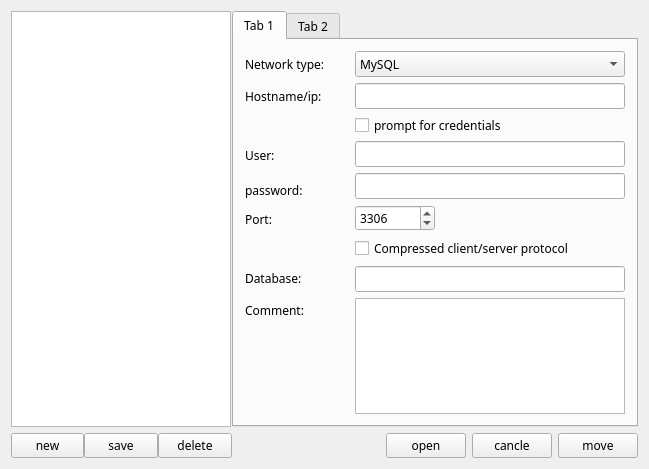
<?xml version="1.0" encoding="UTF-8"?>
<ui version="4.0">
 <class>connect</class>
 <widget class="QMainWindow" name="connect">
  <property name="geometry">
   <rect>
    <x>0</x>
    <y>0</y>
    <width>649</width>
    <height>469</height>
   </rect>
  </property>
  <property name="sizePolicy">
   <sizepolicy hsizetype="Expanding" vsizetype="Expanding">
    <horstretch>0</horstretch>
    <verstretch>0</verstretch>
   </sizepolicy>
  </property>
  <property name="maximumSize">
   <size>
    <width>16777215</width>
    <height>16777215</height>
   </size>
  </property>
  <property name="font">
   <font>
    <family>微软雅黑</family>
   </font>
  </property>
  <property name="windowTitle">
   <string>connect</string>
  </property>
  <widget class="QWidget" name="centralWidget">
   <layout class="QHBoxLayout" name="horizontalLayout_5">
    <item>
     <layout class="QGridLayout" name="gridLayout">
      <property name="horizontalSpacing">
       <number>0</number>
      </property>
      <item row="1" column="0">
       <layout class="QHBoxLayout" name="horizontalLayout_4" stretch="0,0,0">
        <property name="spacing">
         <number>0</number>
        </property>
        <property name="sizeConstraint">
         <enum>QLayout::SetDefaultConstraint</enum>
        </property>
        <property name="leftMargin">
         <number>0</number>
        </property>
        <property name="topMargin">
         <number>0</number>
        </property>
        <property name="rightMargin">
         <number>0</number>
        </property>
        <property name="bottomMargin">
         <number>0</number>
        </property>
        <item>
         <widget class="QPushButton" name="button_new">
          <property name="enabled">
           <bool>true</bool>
          </property>
          <property name="sizePolicy">
           <sizepolicy hsizetype="Minimum" vsizetype="Fixed">
            <horstretch>0</horstretch>
            <verstretch>0</verstretch>
           </sizepolicy>
          </property>
          <property name="minimumSize">
           <size>
            <width>0</width>
            <height>21</height>
           </size>
          </property>
          <property name="maximumSize">
           <size>
            <width>73</width>
            <height>16777215</height>
           </size>
          </property>
          <property name="sizeIncrement">
           <size>
            <width>0</width>
            <height>0</height>
           </size>
          </property>
          <property name="baseSize">
           <size>
            <width>0</width>
            <height>0</height>
           </size>
          </property>
          <property name="toolTip">
           <string/>
          </property>
          <property name="text">
           <string>new</string>
          </property>
         </widget>
        </item>
        <item>
         <widget class="QPushButton" name="button_save">
          <property name="sizePolicy">
           <sizepolicy hsizetype="Minimum" vsizetype="Fixed">
            <horstretch>0</horstretch>
            <verstretch>0</verstretch>
           </sizepolicy>
          </property>
          <property name="minimumSize">
           <size>
            <width>0</width>
            <height>21</height>
           </size>
          </property>
          <property name="maximumSize">
           <size>
            <width>74</width>
            <height>16777215</height>
           </size>
          </property>
          <property name="text">
           <string>save</string>
          </property>
         </widget>
        </item>
        <item>
         <widget class="QPushButton" name="button_del">
          <property name="sizePolicy">
           <sizepolicy hsizetype="Minimum" vsizetype="Fixed">
            <horstretch>0</horstretch>
            <verstretch>0</verstretch>
           </sizepolicy>
          </property>
          <property name="minimumSize">
           <size>
            <width>0</width>
            <height>21</height>
           </size>
          </property>
          <property name="maximumSize">
           <size>
            <width>74</width>
            <height>16777215</height>
           </size>
          </property>
          <property name="text">
           <string>delete</string>
          </property>
         </widget>
        </item>
       </layout>
      </item>
      <item row="0" column="1">
       <layout class="QHBoxLayout" name="horizontalLayout_3">
        <item>
         <widget class="QTabWidget" name="tabWidget">
          <property name="sizePolicy">
           <sizepolicy hsizetype="Expanding" vsizetype="Expanding">
            <horstretch>2</horstretch>
            <verstretch>0</verstretch>
           </sizepolicy>
          </property>
          <property name="currentIndex">
           <number>0</number>
          </property>
          <widget class="QWidget" name="tab">
           <attribute name="title">
            <string>Tab 1</string>
           </attribute>
           <layout class="QHBoxLayout" name="horizontalLayout_6">
            <item>
             <layout class="QVBoxLayout" name="verticalLayout">
              <property name="spacing">
               <number>6</number>
              </property>
              <property name="rightMargin">
               <number>0</number>
              </property>
              <item>
               <widget class="QLabel" name="sqltype_text">
                <property name="sizePolicy">
                 <sizepolicy hsizetype="Expanding" vsizetype="Maximum">
                  <horstretch>0</horstretch>
                  <verstretch>0</verstretch>
                 </sizepolicy>
                </property>
                <property name="minimumSize">
                 <size>
                  <width>104</width>
                  <height>26</height>
                 </size>
                </property>
                <property name="maximumSize">
                 <size>
                  <width>104</width>
                  <height>26</height>
                 </size>
                </property>
                <property name="font">
                 <font>
                  <family>微软雅黑</family>
                 </font>
                </property>
                <property name="text">
                 <string>Network type:</string>
                </property>
               </widget>
              </item>
              <item>
               <widget class="QLabel" name="ip_test">
                <property name="sizePolicy">
                 <sizepolicy hsizetype="Expanding" vsizetype="Maximum">
                  <horstretch>0</horstretch>
                  <verstretch>0</verstretch>
                 </sizepolicy>
                </property>
                <property name="minimumSize">
                 <size>
                  <width>100</width>
                  <height>26</height>
                 </size>
                </property>
                <property name="maximumSize">
                 <size>
                  <width>100</width>
                  <height>26</height>
                 </size>
                </property>
                <property name="font">
                 <font>
                  <family>微软雅黑</family>
                 </font>
                </property>
                <property name="text">
                 <string>Hostname/ip:</string>
                </property>
               </widget>
              </item>
              <item>
               <widget class="QLabel" name="label_6">
                <property name="minimumSize">
                 <size>
                  <width>0</width>
                  <height>21</height>
                 </size>
                </property>
                <property name="maximumSize">
                 <size>
                  <width>16777215</width>
                  <height>21</height>
                 </size>
                </property>
                <property name="font">
                 <font>
                  <family>微软雅黑</family>
                 </font>
                </property>
                <property name="text">
                 <string/>
                </property>
               </widget>
              </item>
              <item>
               <widget class="QLabel" name="label">
                <property name="minimumSize">
                 <size>
                  <width>0</width>
                  <height>26</height>
                 </size>
                </property>
                <property name="maximumSize">
                 <size>
                  <width>16777215</width>
                  <height>26</height>
                 </size>
                </property>
                <property name="font">
                 <font>
                  <family>微软雅黑</family>
                 </font>
                </property>
                <property name="text">
                 <string>User:</string>
                </property>
               </widget>
              </item>
              <item>
               <widget class="QLabel" name="label_2">
                <property name="minimumSize">
                 <size>
                  <width>0</width>
                  <height>26</height>
                 </size>
                </property>
                <property name="maximumSize">
                 <size>
                  <width>16777215</width>
                  <height>20</height>
                 </size>
                </property>
                <property name="font">
                 <font>
                  <family>微软雅黑</family>
                 </font>
                </property>
                <property name="text">
                 <string>password:</string>
                </property>
               </widget>
              </item>
              <item>
               <widget class="QLabel" name="label_3">
                <property name="minimumSize">
                 <size>
                  <width>0</width>
                  <height>26</height>
                 </size>
                </property>
                <property name="maximumSize">
                 <size>
                  <width>16777215</width>
                  <height>26</height>
                 </size>
                </property>
                <property name="font">
                 <font>
                  <family>微软雅黑</family>
                 </font>
                </property>
                <property name="text">
                 <string>Port:</string>
                </property>
               </widget>
              </item>
              <item>
               <widget class="QLabel" name="label_7">
                <property name="minimumSize">
                 <size>
                  <width>0</width>
                  <height>21</height>
                 </size>
                </property>
                <property name="maximumSize">
                 <size>
                  <width>16777215</width>
                  <height>21</height>
                 </size>
                </property>
                <property name="font">
                 <font>
                  <family>微软雅黑</family>
                 </font>
                </property>
                <property name="text">
                 <string/>
                </property>
               </widget>
              </item>
              <item>
               <widget class="QLabel" name="label_4">
                <property name="minimumSize">
                 <size>
                  <width>0</width>
                  <height>26</height>
                 </size>
                </property>
                <property name="maximumSize">
                 <size>
                  <width>16777215</width>
                  <height>26</height>
                 </size>
                </property>
                <property name="font">
                 <font>
                  <family>微软雅黑</family>
                 </font>
                </property>
                <property name="text">
                 <string>Database:</string>
                </property>
               </widget>
              </item>
              <item>
               <widget class="QLabel" name="label_5">
                <property name="minimumSize">
                 <size>
                  <width>0</width>
                  <height>26</height>
                 </size>
                </property>
                <property name="maximumSize">
                 <size>
                  <width>16777215</width>
                  <height>26</height>
                 </size>
                </property>
                <property name="font">
                 <font>
                  <family>微软雅黑</family>
                 </font>
                </property>
                <property name="text">
                 <string>Comment:</string>
                </property>
               </widget>
              </item>
              <item>
               <spacer name="verticalSpacer">
                <property name="orientation">
                 <enum>Qt::Vertical</enum>
                </property>
                <property name="sizeType">
                 <enum>QSizePolicy::Expanding</enum>
                </property>
                <property name="sizeHint" stdset="0">
                 <size>
                  <width>20</width>
                  <height>100</height>
                 </size>
                </property>
               </spacer>
              </item>
             </layout>
            </item>
            <item>
             <layout class="QVBoxLayout" name="verticalLayout_2">
              <item>
               <widget class="QComboBox" name="comboBox">
                <property name="sizePolicy">
                 <sizepolicy hsizetype="Preferred" vsizetype="Minimum">
                  <horstretch>0</horstretch>
                  <verstretch>0</verstretch>
                 </sizepolicy>
                </property>
                <property name="minimumSize">
                 <size>
                  <width>0</width>
                  <height>26</height>
                 </size>
                </property>
                <property name="maximumSize">
                 <size>
                  <width>16777215</width>
                  <height>26</height>
                 </size>
                </property>
                <property name="font">
                 <font>
                  <family>微软雅黑</family>
                 </font>
                </property>
                <item>
                 <property name="text">
                  <string>MySQL</string>
                 </property>
                </item>
                <item>
                 <property name="text">
                  <string>SQLite</string>
                 </property>
                </item>
                <item>
                 <property name="text">
                  <string>PostgreSQL</string>
                 </property>
                </item>
               </widget>
              </item>
              <item>
               <widget class="QLineEdit" name="lineEdit_host">
                <property name="sizePolicy">
                 <sizepolicy hsizetype="Expanding" vsizetype="Fixed">
                  <horstretch>0</horstretch>
                  <verstretch>0</verstretch>
                 </sizepolicy>
                </property>
                <property name="minimumSize">
                 <size>
                  <width>0</width>
                  <height>26</height>
                 </size>
                </property>
                <property name="maximumSize">
                 <size>
                  <width>16777215</width>
                  <height>26</height>
                 </size>
                </property>
               </widget>
              </item>
              <item>
               <widget class="QCheckBox" name="checkBox_is_ver">
                <property name="minimumSize">
                 <size>
                  <width>0</width>
                  <height>20</height>
                 </size>
                </property>
                <property name="maximumSize">
                 <size>
                  <width>16777215</width>
                  <height>20</height>
                 </size>
                </property>
                <property name="font">
                 <font>
                  <family>微软雅黑</family>
                 </font>
                </property>
                <property name="text">
                 <string>prompt for credentials</string>
                </property>
               </widget>
              </item>
              <item>
               <widget class="QLineEdit" name="lineEdit_user">
                <property name="minimumSize">
                 <size>
                  <width>0</width>
                  <height>26</height>
                 </size>
                </property>
                <property name="maximumSize">
                 <size>
                  <width>16777215</width>
                  <height>26</height>
                 </size>
                </property>
                <property name="sizeIncrement">
                 <size>
                  <width>0</width>
                  <height>0</height>
                 </size>
                </property>
               </widget>
              </item>
              <item>
               <widget class="QLineEdit" name="lineEdit_password">
                <property name="minimumSize">
                 <size>
                  <width>0</width>
                  <height>26</height>
                 </size>
                </property>
               </widget>
              </item>
              <item>
               <widget class="QSpinBox" name="spinBox_port">
                <property name="minimumSize">
                 <size>
                  <width>80</width>
                  <height>26</height>
                 </size>
                </property>
                <property name="maximumSize">
                 <size>
                  <width>80</width>
                  <height>16777215</height>
                 </size>
                </property>
                <property name="maximum">
                 <number>65536</number>
                </property>
                <property name="value">
                 <number>3306</number>
                </property>
               </widget>
              </item>
              <item>
               <widget class="QCheckBox" name="checkBox">
                <property name="font">
                 <font>
                  <family>微软雅黑</family>
                 </font>
                </property>
                <property name="text">
                 <string>Compressed client/server protocol</string>
                </property>
               </widget>
              </item>
              <item>
               <widget class="QLineEdit" name="lineEdit">
                <property name="minimumSize">
                 <size>
                  <width>0</width>
                  <height>26</height>
                 </size>
                </property>
               </widget>
              </item>
              <item>
               <widget class="QTextEdit" name="textEdit">
                <property name="sizePolicy">
                 <sizepolicy hsizetype="Expanding" vsizetype="Expanding">
                  <horstretch>0</horstretch>
                  <verstretch>0</verstretch>
                 </sizepolicy>
                </property>
                <property name="minimumSize">
                 <size>
                  <width>0</width>
                  <height>26</height>
                 </size>
                </property>
                <property name="maximumSize">
                 <size>
                  <width>16777215</width>
                  <height>16777215</height>
                 </size>
                </property>
                <property name="sizeIncrement">
                 <size>
                  <width>0</width>
                  <height>0</height>
                 </size>
                </property>
                <property name="baseSize">
                 <size>
                  <width>0</width>
                  <height>0</height>
                 </size>
                </property>
               </widget>
              </item>
             </layout>
            </item>
           </layout>
          </widget>
          <widget class="QWidget" name="tab_2">
           <attribute name="title">
            <string>Tab 2</string>
           </attribute>
          </widget>
         </widget>
        </item>
       </layout>
      </item>
      <item row="0" column="0">
       <layout class="QHBoxLayout" name="horizontalLayout_2">
        <property name="spacing">
         <number>0</number>
        </property>
        <item alignment="Qt::AlignLeft">
         <widget class="QTreeView" name="treeView">
          <property name="sizePolicy">
           <sizepolicy hsizetype="Maximum" vsizetype="Expanding">
            <horstretch>2</horstretch>
            <verstretch>0</verstretch>
           </sizepolicy>
          </property>
          <property name="maximumSize">
           <size>
            <width>220</width>
            <height>16777215</height>
           </size>
          </property>
         </widget>
        </item>
       </layout>
      </item>
      <item row="1" column="1">
       <layout class="QHBoxLayout" name="horizontalLayout">
        <item>
         <spacer name="horizontalSpacer_2">
          <property name="orientation">
           <enum>Qt::Horizontal</enum>
          </property>
          <property name="sizeHint" stdset="0">
           <size>
            <width>40</width>
            <height>20</height>
           </size>
          </property>
         </spacer>
        </item>
        <item>
         <widget class="QPushButton" name="button_open">
          <property name="minimumSize">
           <size>
            <width>0</width>
            <height>25</height>
           </size>
          </property>
          <property name="text">
           <string>open</string>
          </property>
         </widget>
        </item>
        <item>
         <widget class="QPushButton" name="button_cancle">
          <property name="minimumSize">
           <size>
            <width>0</width>
            <height>25</height>
           </size>
          </property>
          <property name="text">
           <string>cancle</string>
          </property>
         </widget>
        </item>
        <item>
         <widget class="QPushButton" name="button_move">
          <property name="minimumSize">
           <size>
            <width>0</width>
            <height>25</height>
           </size>
          </property>
          <property name="text">
           <string>move</string>
          </property>
         </widget>
        </item>
       </layout>
      </item>
     </layout>
    </item>
   </layout>
  </widget>
 </widget>
 <layoutdefault spacing="6" margin="11"/>
 <resources/>
 <connections/>
</ui>
